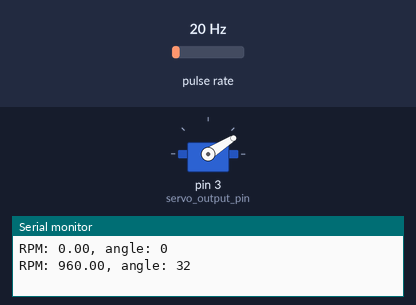
The sketch below on a simulated Arduino Uno, built with avr-gcc and run on an emulated ATmega328P. On the bench: servo, the last lines printed to the serial monitor. Wiring (inferred from the names in the program): pulse sensor: data pin 2. The test bench sets the inputs (shaded band); at power-on: pulse rate 20 Hz.

Above: at 1.2 s.
1.3 s: pulse rate (sensor on pin 2) set to 50 Hz
4.3 s: pulse rate (sensor on pin 2) set to 100 Hz
At 6.2 s:
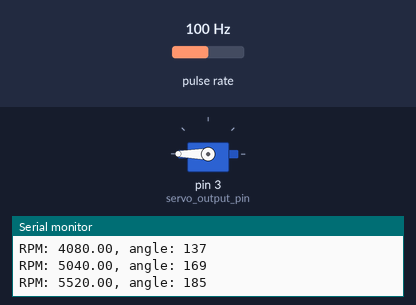
7.2 s: pulse rate (sensor on pin 2) set to 58 Hz
At 8.1 s:
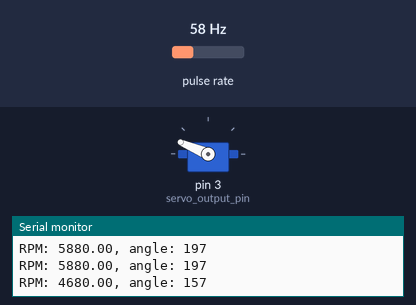
9.7 s: pulse rate (sensor on pin 2) set to 150 Hz
At 10.1 s:
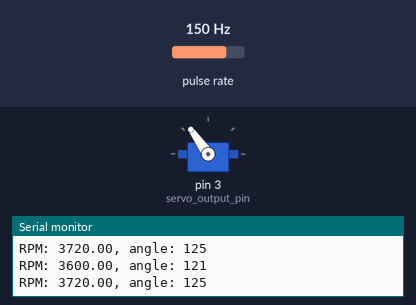
Timing chart, 0 to 12.7 s (numbered marks = the images above; inputs shaded):
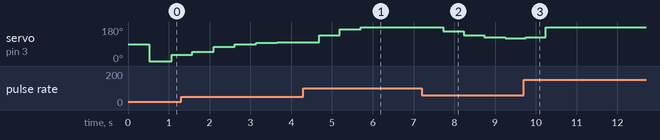

Measured:
- after the input at 4.3 s, servo on pin 3 (servo_output_pin): 100° → 137° after 0.39 s, → 169° 0.51 s later, → 180° 0.51 s later
- after the input at 7.2 s, servo on pin 3 (servo_output_pin): 180° → 157° after 0.53 s, → 137° 0.50 s later, → 125° 0.50 s later, → 121° 0.52 s later
- after the input at 9.7 s, servo on pin 3 (servo_output_pin): 121° → 125° after 0.05 s, → 180° 0.50 s later

The sketch:

speedo.ino
```cpp
#include <Servo.h>

int hall_sensor_pin = 2;
int servo_output_pin = 3;

unsigned long prev_pulse_end;
float rpm;
int prev_pulse_count;
int pulse_count;
unsigned long prev_time;
unsigned long pulse_duration;

unsigned long timeout = 500000;  // uS (0.5 sec)

// calibration values
float diff_ratio = 3.909;
float wheel_diameter = 24.7;  // inches
float speedo_max = 100.0;  // mph
float mile_to_inch = 63360.0;  // inch/mile
float hr_to_min = 60.0;  // min/hr
float max_rpm = (speedo_max * mile_to_inch / hr_to_min) / (wheel_diameter * PI) * diff_ratio;  // rpm of driveshaft that correlates to maximum speed on gauge (100 mph)

Servo speedo_servo;

void setup() {
  Serial.begin(9600);
  pinMode(hall_sensor_pin, INPUT);
  speedo_servo.attach(servo_output_pin);
}

void loop() {
  while (micros() < prev_time + timeout) {
    pulse_duration = pulseIn(hall_sensor_pin, HIGH, timeout);
    if (pulse_duration > 0) {
      pulse_count += 1;
    }
  }
  prev_time = micros();

  pulse_count = (prev_pulse_count + pulse_count) / 2; // truncated to int; round down

  if (prev_pulse_count > 0 && pulse_count > 0) {
    rpm = 60.0 * pulse_count / (timeout / 1000000.0);  // [sec/min * unitless / (u_sec / (sec / u_sec))]
  }
  else {
    rpm = 0;
  }

  int angle = map(rpm, 0, max_rpm, 0, 179);
  Serial.print("RPM: ");
  Serial.print(rpm);
  Serial.print(", angle: ");
  Serial.println(angle);

  speedo_servo.write(angle);

  prev_pulse_count = pulse_count;
  pulse_count = 0;
}
```
